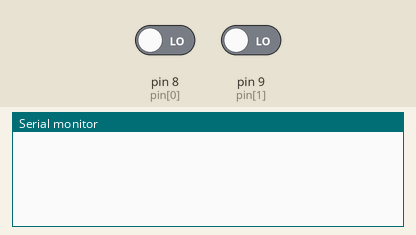
Simulated run of this sketch. Board: Arduino Mega 2560, built with avr-gcc and run on an emulated ATmega2560. On the bench: the last lines printed to the serial monitor. The test bench sets the inputs (shaded band); at power-on: pin 8 (pin[0]) LOW, pin 9 (pin[1]) LOW.

Above: at 1.2 s.
1.3 s: pin 8 (pin[0]) driven HIGH
At 3.0 s:
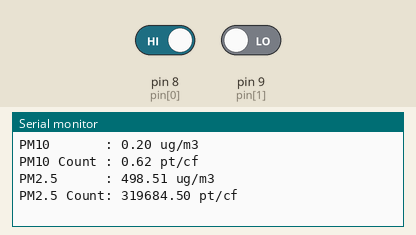
3.5 s: pin 9 (pin[1]) driven HIGH
At 5.6 s:
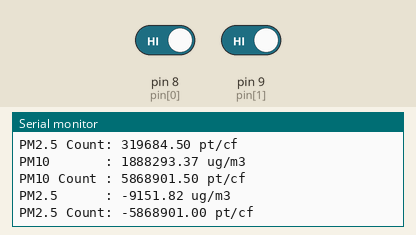
Timing chart, 0 to 7.1 s (numbered marks = the images above; inputs shaded):
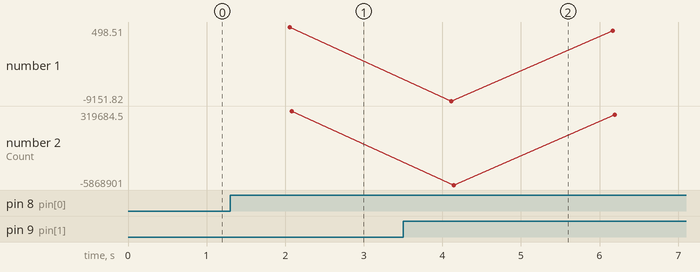

The sketch:

dust_bener.ino
```cpp
/**********************************************/
/* Building Arduino Dust Sensor using:        */
/*      - Arduino Mega 2560                   */
/*      - Shinyei PPD42NS                     */
/* http://www.sca-shinyei.com/pdf/PPD42NS.pdf */
/*                                            */
/* Author: shadowandy[dot]sg[at]gmail[dot]com */
/* Web: www.shadowandy.net                    */
/*                                            */
/* Wiring Instruction:                        */
/*      - PPD42NS Pin 1 => GND                */
/*      - PPD42NS Pin 2 => D51                */
/*      - PPD42NS Pin 3 => 5V                 */
/*      - PPD42NS Pin 4 => D50                */
/**********************************************/

#include <avr/wdt.h>

#define PM25 0
#define PM10 1
int pin[] = {8,9}; // 56 = 8, 57=9
unsigned long starttime;
unsigned long sampletime_ms = 2000;
unsigned long triggerOn[2];
unsigned long triggerOff[2];
unsigned long lowpulseoccupancy[] = {0,0};
float ratio[] = {0,0};
float count[] = {0,0};
boolean value[] = {HIGH,HIGH};
boolean trigger[] = {false, false};

void setup()
{

  Serial.begin(9600); //Output to Serial at 9600 baud
  pinMode(pin[PM25],INPUT); //Listen at the designated PIN
  starttime = millis(); //Fetching the current time
}

void loop()
{
  value[PM25] = digitalRead(pin[PM25]);
  value[PM10] = digitalRead(pin[PM10]);

  if(value[PM25] == LOW && trigger[PM25] == false) {
    trigger[PM25] = true;
    triggerOn[PM25] = micros();
  }
  if(value[PM25] == HIGH && trigger[PM25] == true) {
    triggerOff[PM25] = micros();
    lowpulseoccupancy[PM25] += (triggerOff[PM25] - triggerOn[PM25]);
    trigger[PM25] = false;
  }
  if(value[PM10] == LOW && trigger[PM10] == false) {
    trigger[PM10] = true;
    triggerOn[PM10] = micros();
  }
  if(value[PM10] == HIGH && trigger[PM10] == true) {
    triggerOff[PM10] = micros();
    lowpulseoccupancy[PM10] += (triggerOff[PM10] - triggerOn[PM10]);
    trigger[PM10] = false;
  }
  wdt_reset();
  if ((millis()-starttime) > sampletime_ms)//Checking if it is time to sample
  {
    ratio[PM25] = lowpulseoccupancy[PM25]/(sampletime_ms*10.0);
    count[PM25] = 1.1*pow(ratio[PM25],3)-3.8*pow(ratio[PM25],2)+520*ratio[PM25]+0.62;
    ratio[PM10] = lowpulseoccupancy[PM10]/(sampletime_ms*10.0);
    count[PM10] = 1.1*pow(ratio[PM10],3)-3.8*pow(ratio[PM10],2)+520*ratio[PM10]+0.62;
    count[PM25] -= count[PM10];

    // Begin mass concentration calculation
    float concentration[] = {0,0};
    double pi = 3.14159;
    double density = 1.65*pow(10,12);
    double K = 3531.5;
    // PM10
    double r10 = 2.6*pow(10,-6);
    double vol10 = (4/3)*pi*pow(r10,3);
    double mass10 = density*vol10;
    concentration[PM10] = (count[PM10])*K*mass10;
    // PM2.5
    double r25 = 0.44*pow(10,-6);
    double vol25 = (4/3)*pi*pow(r25,3);
    double mass25 = density*vol25;
    concentration[PM25] = (count[PM25])*K*mass25;
    // End of mass concentration calculation

    // Begin printing to Serial
    Serial.print("PM10       : ");
    Serial.print(concentration[PM10]);
    Serial.println(" ug/m3");
    Serial.print("PM10 Count : ");
    Serial.print(count[PM10]);
    Serial.println(" pt/cf");
    Serial.print("PM2.5      : ");
    Serial.print(concentration[PM25]);
    Serial.println(" ug/m3");
    Serial.print("PM2.5 Count: ");
    Serial.print(count[PM25]);
    Serial.println(" pt/cf");
    Serial.println("");

    // Resetting for next sampling
    lowpulseoccupancy[PM25] = 0;
    lowpulseoccupancy[PM10] = 0;
    starttime = millis();
  }
}
```

Measured:
- after the input at 1.3 s, the serial monitor: prints a new line after 0.75 s (image 1)
- after the input at 3.5 s, the serial monitor: prints a new line after 0.55 s (image 2)
